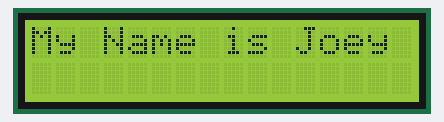
Bench run of a sketch on a simulated Arduino Uno, built with avr-gcc and run on an emulated ATmega328P. Parts: 16×2 character LCD.

Above: at 0.1 s.
At 3.1 s:
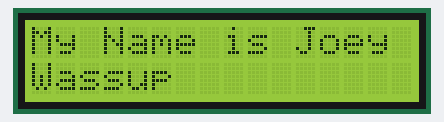
At 6.1 s:
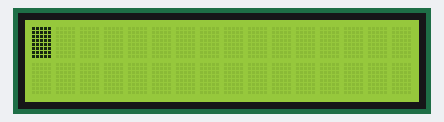
At 10.1 s:
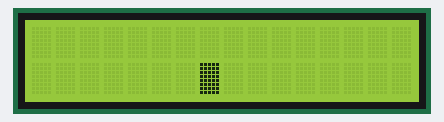
At 13.1 s:
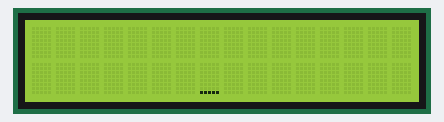

The sketch:

Code.ino
```cpp
#include <LiquidCrystal.h>
LiquidCrystal lcd(1, 2, 4, 5, 6, 7); // Creates an LC object. Parameters: (rs, enable, d4, d5, d6, d7)

void setup() {
   lcd.begin(16,2); // Initializes the interface to the LCD screen, and specifies the dimensions (width and height) of the display }
}
void loop() {
     lcd.print("My Name is Joey"); // Prints "Arduino" on the LCD
     delay(3000); // 3 seconds delay
     lcd.setCursor(0,1); // Sets the location at which subsequent text written to the LCD will be displayed
     lcd.print("Wassup");
     delay(3000);
     lcd.clear(); // Clears the display
     lcd.blink(); //Displays the blinking LCD cursor
     delay(4000);
     lcd.setCursor(7,1);
     delay(3000);
     lcd.noBlink(); // Turns off the blinking LCD cursor
     lcd.cursor(); // Displays an underscore (line) at the position to which the next character will be written
     delay(4000);
     lcd.noCursor(); // Hides the LCD cursor
     lcd.clear(); // Clears the LCD screen
}
```

Measured:
- by itself, everything shown: repeats every 17.0 s, in 6 steps
- what the display in image 1 shows lasts 3.0 s, from 3.1 s to 6.1 s
- what the display in image 2 shows lasts 4.0 s, from 6.1 s to 10.1 s
